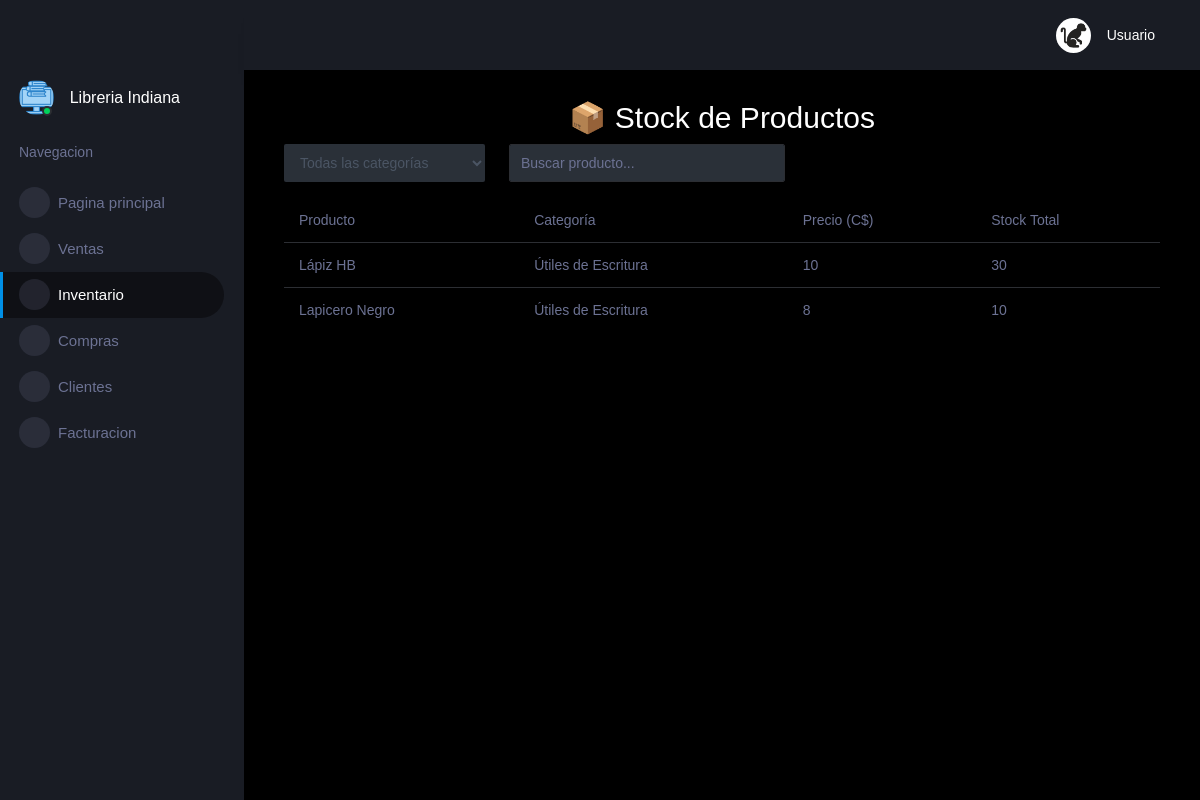
Page /stock on the earlier database version.
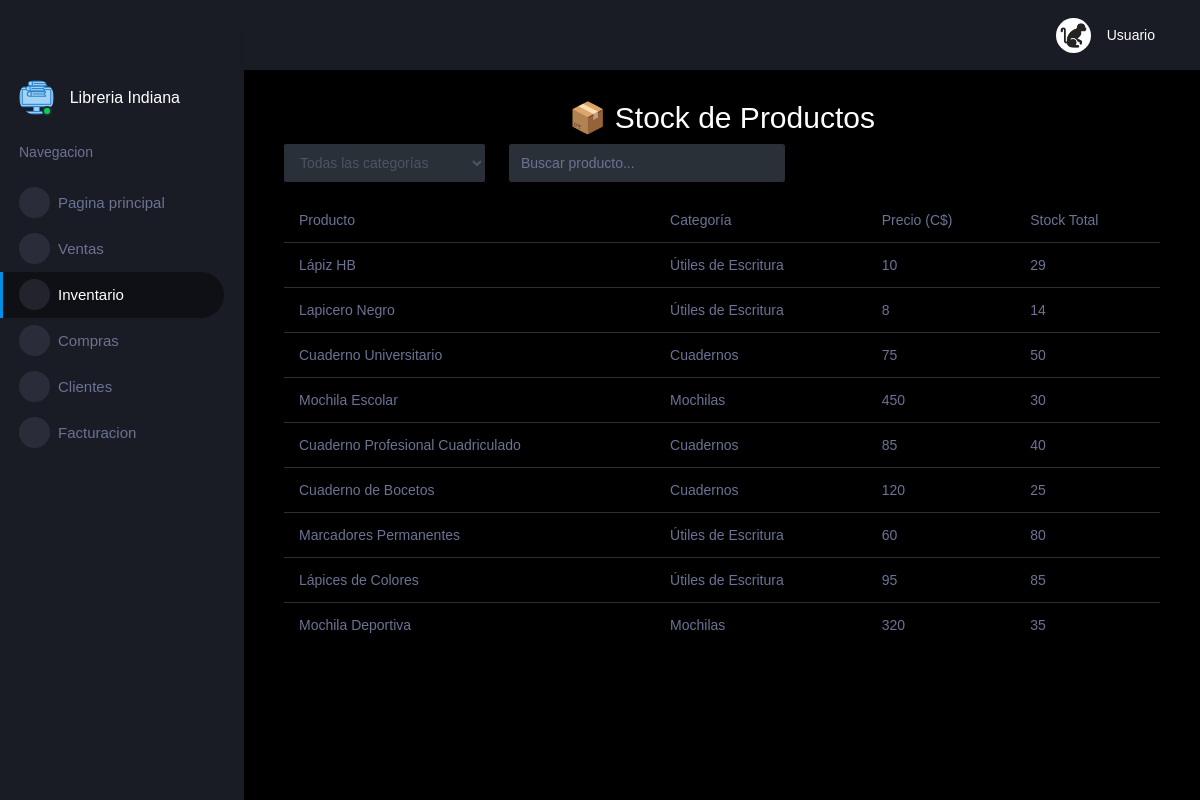
Same page on the later database version.
### tables this page shows
CREATE TABLE Stock_Sucursal (
    IDStock INTEGER PRIMARY KEY AUTOINCREMENT,
    IDSucursal INTEGER,
    IDProducto INTEGER,
    Cantidad DECIMAL NOT NULL,
    FOREIGN KEY (IDSucursal) REFERENCES Sucursal(IDSucursal),
    FOREIGN KEY (IDProducto) REFERENCES Producto(IDProducto)
);

CREATE TABLE Producto (
    IDProducto INTEGER PRIMARY KEY AUTOINCREMENT,
    IDCategoria INTEGER,
    Nombre TEXT NOT NULL,
    Descripcion TEXT,
    Precio DECIMAL,
    ImagenURL TEXT, -- Campo agregado para la URL de la imagen
    FOREIGN KEY (IDCategoria) REFERENCES Categoria(IDCategoria)
);

CREATE TABLE Categoria (
    IDCategoria INTEGER PRIMARY KEY AUTOINCREMENT,
    Nombre TEXT NOT NULL
);

### app.py (the view)
@app.route("/stock")
def mostrar_stock():
    conexion = get_db_connection()
    cursor = conexion.cursor()
    cursor.execute("""
        SELECT p.IDProducto, p.Nombre, p.Precio, p.ImagenURL, p.IDCategoria, c.Nombre,
               s.Cantidad AS stock_total
        FROM Producto AS p
        JOIN Categoria AS c ON p.IDCategoria = c.IDCategoria
        JOIN Stock_Sucursal AS s ON p.IDProducto = s.IDProducto
        WHERE s.IDSucursal = 1
    """)
    productos = cursor.fetchall()
    cursor.execute("SELECT IDCategoria, Nombre FROM Categoria")
    categorias = cursor.fetchall()
    conexion.close()
    return render_template("stock.html", productos=productos, categorias=categorias)

### app.py (called while the page is built)
def get_db_connection():
    conn = sqlite3.connect(database_path)
    conn.row_factory = sqlite3.Row
    return conn

@app.after_request
def add_header(response):
    response.headers["Cache-Control"] = "no-cache, no-store, must-revalidate"
    response.headers["Pragma"] = "no-cache"
    response.headers["Expires"] = "0"
    return response

### templates/stock.html (shortened to what this page needs)
{% extends "layout.html" %}
{% block main %}
<div class="container">
    <h2 class="text-center">📦 Stock de Productos</h2>
    <div class="row mb-3">
        <div class="col-md-3">
            <select id="categoria" class="form-control">
                <option value="todas">Todas las categorías</option>
            </select>
        </div>
        <div class="col-md-4">
            <input type="text" id="busqueda" class="form-control" placeholder="Buscar producto...">
        </div>
    </div>
    <div class="table-responsive">
        <table class="table">
            <thead>
                <tr>
                    <th>Producto</th>
                    <th>Categoría</th>
                    <th>Precio (C$)</th>
                    <th>Stock Total</th>
                </tr>
            </thead>
            <tbody id="productos-container">
                {% for producto in productos %}
                <tr class="producto" data-categoria="{{ producto[4] }}" data-nombre="{{ producto[1] | lower }}">
                    <td>{{ producto[1] }}</td>
                    <td>{{ producto[5] }}</td>
                    <td>{{ producto[2] }}</td>
                    <td>{{ producto[6] }}</td>
                </tr>
                {% endfor %}
            </tbody>
        </table>
    </div>
</div>
{% endblock %}

### templates/layout.html (shortened to what this page needs)
<!DOCTYPE html>
<html lang="en">
<head>
  <link rel="stylesheet" href="../static/vendors/mdi/css/materialdesignicons.min.css">
  <link rel="stylesheet" href="../static/vendors/css/vendor.bundle.base.css">
  <link rel="stylesheet" href="../static/vendors/jvectormap/jquery-jvectormap.css">
  <link rel="stylesheet" href="../static/vendors/flag-icon-css/css/flag-icon.min.css">
  <link rel="stylesheet" href="../static/vendors/owl-carousel-2/owl.carousel.min.css">
  <link rel="stylesheet" href="../static/vendors/owl-carousel-2/owl.theme.default.min.css">
  <link rel="stylesheet" href="../static/css/style.css">
</head>
<body>
  <div class="container-scroller">
    <nav class="sidebar sidebar-offcanvas" id="sidebar">
      <ul class="nav">
        <li class="nav-item profile">
          <div class="profile-desc">
            <div class="profile-pic">
              <div class="count-indicator">
                <img class="img-xs rounded-circle " src="../static/images/library.png" alt="">
                <span class="count bg-success"></span>
              </div>
              <div class="profile-name">
                <h5 class="mb-0 font-weight-normal">Libreria Indiana</h5>
              </div>
            </div>
            <a href="#" id="profile-dropdown" data-toggle="dropdown"><i class="mdi mdi-dots-vertical"></i></a>
          </div>
        </li>
        <li class="nav-item nav-category">
          <span class="nav-link">Navegacion</span>
        </li>
        <li class="nav-item menu-items">
          <a class="nav-link" href="{{ url_for('index') }}">
            <span class="menu-icon">
              <i class="mdi mdi-speedometer"></i>
            </span>
            <span class="menu-title">Pagina principal</span>
          </a>
        </li>
        <li class="nav-item menu-items">
          <a class="nav-link" data-toggle="collapse" href="#ui-basic" aria-expanded="false" aria-controls="ui-basic">
            <span class="menu-icon">
              <i class="mdi mdi-laptop"></i>
            </span>
            <span class="menu-title">Ventas</span>
            <i class="menu-arrow"></i>
          </a>
        </li>
        <li class="nav-item menu-items">
          <a class="nav-link" href="{{ url_for('mostrar_stock') }}">
            <span class="menu-icon">
              <i class="mdi mdi-table-large"></i>
            </span>
            <span class="menu-title">Inventario</span>
          </a>
        </li>
        <li class="nav-item menu-items">
          <a class="nav-link" data-toggle="collapse" href="#ui-basic-compras" aria-expanded="false" aria-controls="ui-basic-compras">
            <span class="menu-icon">
              <i class="mdi mdi-cart"></i>
            </span>
            <span class="menu-title">Compras</span>
            <i class="menu-arrow"></i>
          </a>
        </li>
        <li class="nav-item menu-items">
          <a class="nav-link" href="pages/icons/mdi.html">
            <span class="menu-icon">
              <i class="mdi mdi-contacts"></i>
            </span>
            <span class="menu-title">Clientes</span>
          </a>
        </li>
        <li class="nav-item menu-items">
          <a class="nav-link"
            href="http://www.bootstrapdash.com/demo/corona-free/jquery/documentation/documentation.html">
            <span class="menu-icon">
              <i class="mdi mdi-file-document-box"></i>
            </span>
            <span class="menu-title">Facturacion</span>
          </a>
        </li>
      </ul>
    </nav>
    <div class="container-fluid page-body-wrapper">
      <nav class="navbar p-0 fixed-top d-flex flex-row">
        <div class="navbar-menu-wrapper flex-grow d-flex align-items-stretch">
          <button class="navbar-toggler navbar-toggler align-self-center" type="button" data-toggle="minimize">
            <span class="mdi mdi-menu"></span>
          </button>
          <ul class="navbar-nav navbar-nav-right">
            <li class="nav-item dropdown">
              <a class="nav-link" id="profileDropdown" href="#" data-toggle="dropdown">
                <div class="navbar-profile">
                  <img class="img-xs rounded-circle" src="../static/images/masaya.jpg" alt="">
                  <p class="mb-0 d-none d-sm-block navbar-profile-name">Usuario</p>
                  <i class="mdi mdi-menu-down d-none d-sm-block"></i>
                </div>
              </a>
            </li>
          </ul>
        </div>
      </nav>
      <div class="main-panel">
        <div class="content-wrapper">
          {% block main %} {% endblock %}
        </div>
        <footer class="footer">
        </footer>
      </div>
    </div>
  </div>
</body>
</html>

Differences in the rows shown:
changed Stock_Sucursal "Lápiz HB": Cantidad "30" → "29"
changed Stock_Sucursal "Lapicero Negro": Cantidad "10" → "14"
added Stock_Sucursal: Nombre "Cuaderno Universitario", Nombre "Cuadernos", Precio "75", Cantidad "50"
added Stock_Sucursal: Nombre "Mochila Escolar", Nombre "Mochilas", Precio "450", Cantidad "30"
added Stock_Sucursal: Nombre "Cuaderno Profesional Cuadriculado", Nombre "Cuadernos", Precio "85", Cantidad "40"
added Stock_Sucursal: Nombre "Cuaderno de Bocetos", Nombre "Cuadernos", Precio "120", Cantidad "25"
added Stock_Sucursal: Nombre "Marcadores Permanentes", Nombre "Útiles de Escritura", Precio "60", Cantidad "80"
added Stock_Sucursal: Nombre "Lápices de Colores", Nombre "Útiles de Escritura", Precio "95", Cantidad "85"
added Stock_Sucursal: Nombre "Mochila Deportiva", Nombre "Mochilas", Precio "320", Cantidad "35"
